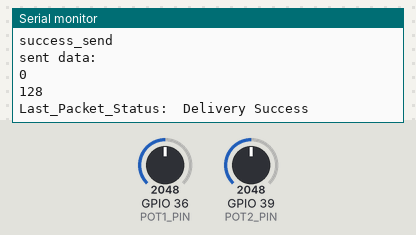
Recording of a program running on a simulated ESP32. On the bench: the last lines printed to the serial monitor. The inputs (shaded band) are chosen by the test bench; at power-on: GPIO 36 (POT1_PIN) = 2048, GPIO 39 (POT2_PIN) = 2048.

Above: at 1.2 s.
1.3 s: GPIO 36 (POT1_PIN) set to 2866
At 1.52 s:
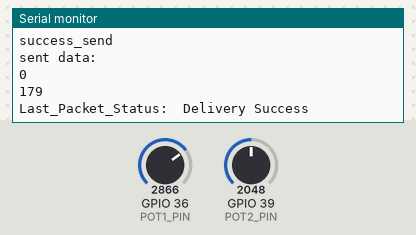
2.8 s: GPIO 39 (POT2_PIN) set to 2866
At 3.06 s:
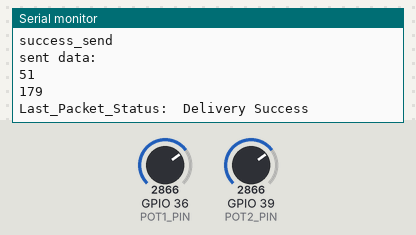
4.3 s: GPIO 36 (POT1_PIN) set to 3603
At 4.44 s:
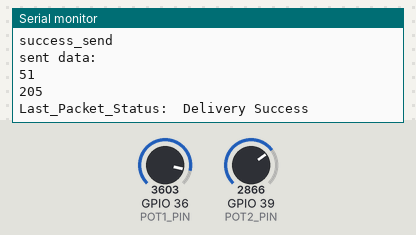
5.8 s: GPIO 39 (POT2_PIN) set to 3603
At 5.82 s:
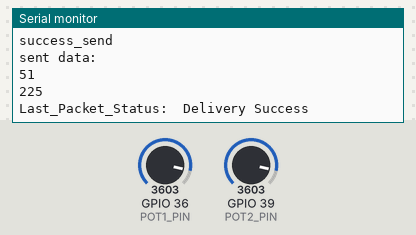
Timing chart, 0 to 8.3 s (numbered marks = the images above; inputs shaded):
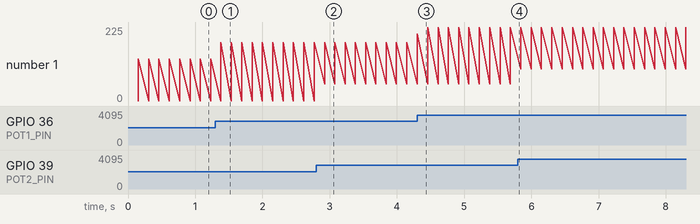

Measured:
- after the input at 1.3 s, the serial monitor: prints a new line after 0.08 s (image 1)
- after the input at 2.8 s, the serial monitor: prints a new line after 0.12 s (image 2)
- after the input at 4.3 s, the serial monitor: prints a new line at once (image 3)
- plotted number 1: 128 → 179 after the input at 1.3 s, 179 → 225 after the input at 4.3 s

The program:

main.cpp
```cpp
#include <Arduino.h>
#include <esp_now.h>
#include <WiFi.h>

///@author  Jonathan Zurita
///@date    12-29-2024
///@version V1.0
///@brief   This controller sends a data packet to the reciever car via ESP_NOW.
///         User can control the freqency of packet transmission, as well as the amount of
///         ADC samples preformed when there is downtime between packet transmissions.

// #defines follow ESP32S pinout
#define POT1_PIN  (36)
#define POT2_PIN  (39)
#define LEFT_POT  (0)
#define RIGHT_POT (1)
#define TURN_POT  (0)
#define SPEED_POT (1)

// how many milliseconds per update (default: 150ms)
#define CONTROLLER_UPDATE_RATE (150)

// number of samples in between deadtime (no ESP_NOW data transmission)
#define NUM_SAMPLES (16)
#define ADC_CENTER_OFFSET (128)

// REPLACE WITH YOUR RECEIVER MAC Address
uint8_t broadcastAddress[] = {0xA0, 0xA3, 0xB3, 0x96, 0x78, 0x28};

// Structure example to send data
// Must match the receiver structure
typedef struct espNowPacket {
  int turnValue;
  int speedValue;
  bool reverseMode;
} espNowPacket;

// Create a struct_message called myData
espNowPacket userData;

esp_now_peer_info_t peerInfo;

// array to store left and right ADC avg values (final value could be negative)
int32_t avgValue[2] = {0x00};
unsigned long lastTime = 0;

// callback when data is sent
void OnDataSent(const uint8_t *mac_addr, esp_now_send_status_t status) {
  Serial.print("\r\nLast_Packet_Status:\t");
  Serial.println(status == ESP_NOW_SEND_SUCCESS ? "Delivery Success" : "Delivery Fail");
}

volatile uint8_t testValue = 0;

void setup() {
  // Init Serial Monitor
  Serial.begin(115200);

  // Set device as a Wi-Fi Station
  WiFi.mode(WIFI_STA);

  // Init ESP-NOW
  if (esp_now_init() != ESP_OK) {
    Serial.println("Error initializing ESP-NOW");
    return;
  }

  // Once ESPNow is successfully Init, we will register for Send CB to
  // get the status of transmitted packet
  esp_now_register_send_cb(OnDataSent);

  // Register peer
  memcpy(peerInfo.peer_addr, broadcastAddress, 6);
  peerInfo.channel = 0;
  peerInfo.encrypt = false;

  // Add peer
  if (esp_now_add_peer(&peerInfo) != ESP_OK){
    Serial.println("Failed to add peer");
    return;
  }
}

void averageReadings(void) {
  // micros(); function used to determine how long this function takes to execute
  uint16_t startTime = micros();

  // reset ADC array
  avgValue[TURN_POT]  = 0;
  avgValue[SPEED_POT] = 0;

  // capture NUM_SAMPLES of ADC readings
  for( int i = 0 ; i < NUM_SAMPLES; i++) {
    uint16_t leftSample  = analogRead(POT2_PIN); // left potentiometer in breadboard controller dictates the turning angle
    uint16_t rightSample = analogRead(POT1_PIN); // right potentiometer in breadboard controller dictates the speed of car
    avgValue[TURN_POT]  += leftSample;
    avgValue[SPEED_POT] += rightSample;
  }

  // average out all the ADC readings
  avgValue[TURN_POT]   /= NUM_SAMPLES;
  avgValue[SPEED_POT]  /= NUM_SAMPLES;

  // fit ADC readings in a byte format
  // reducing resolution also increases stability
  avgValue[TURN_POT]   >>= 4;
  avgValue[SPEED_POT]  >>= 4;

  // since speed is a scalar, there is no need for negative values
  // Make TURN_POT average value centered at 0 (subtract 128, so values from -128 to +127)
  avgValue[TURN_POT] -= ADC_CENTER_OFFSET;

  // micros(); code is used to determine how long this function takes to execute
  uint16_t endTime = micros();
  uint16_t timeElapsed = endTime - startTime;
  //Serial.println(timeElapsed);
}

void loop() {
  // wait until CONTROLLER_UPDATE_RATE time has passed
  if(millis() - lastTime > CONTROLLER_UPDATE_RATE) {

    userData.turnValue  = avgValue[TURN_POT];
    userData.speedValue = avgValue[SPEED_POT];

    // test implementation to see if reverseMode boolean is transmitted properly (once every 16 transmissions)
    if(testValue % 16 == 0) userData.reverseMode = true;
    else userData.reverseMode = false;

    // Send message via ESP-NOW
    esp_err_t result = esp_now_send(broadcastAddress, (uint8_t *) &userData, sizeof(userData));
    if (result == ESP_OK) {
      Serial.println("success_send");
    }
    else {
      Serial.println("error_send");
    }

    // debug purposes (print out ADC readings)
    Serial.println("sent data:");
    Serial.println(userData.turnValue);
    Serial.println(userData.speedValue);

    // increment test value
    testValue++;
    lastTime = millis();
  }

  // preform averageReadings while the non-blocking timer ticks
  averageReadings();
}
```
